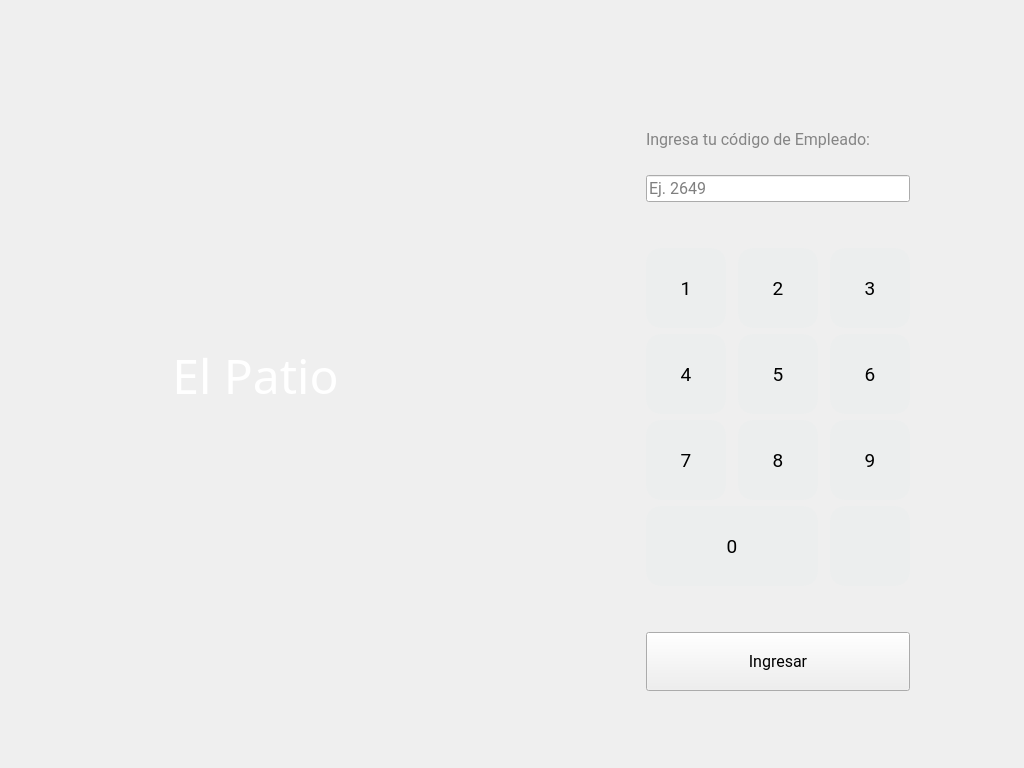
<?xml version="1.0" encoding="UTF-8"?>
<ui version="4.0">
 <class>login</class>
 <widget class="QWidget" name="login">
  <property name="geometry">
   <rect>
    <x>0</x>
    <y>0</y>
    <width>1024</width>
    <height>768</height>
   </rect>
  </property>
  <property name="windowTitle">
   <string>Form</string>
  </property>
  <widget class="QLabel" name="titulo">
   <property name="geometry">
    <rect>
     <x>10</x>
     <y>340</y>
     <width>491</width>
     <height>71</height>
    </rect>
   </property>
   <property name="font">
    <font>
     <family>Bahnschrift Light Condensed</family>
     <pointsize>36</pointsize>
     <weight>3</weight>
     <italic>false</italic>
     <bold>false</bold>
    </font>
   </property>
   <property name="styleSheet">
    <string notr="true">color: rgb(255, 255, 255);
font: 25 36pt &quot;Bahnschrift Light Condensed&quot;;</string>
   </property>
   <property name="text">
    <string>El Patio</string>
   </property>
   <property name="alignment">
    <set>Qt::AlignCenter</set>
   </property>
   <property name="wordWrap">
    <bool>true</bool>
   </property>
  </widget>
  <widget class="QLabel" name="label">
   <property name="geometry">
    <rect>
     <x>0</x>
     <y>0</y>
     <width>512</width>
     <height>768</height>
    </rect>
   </property>
   <property name="text">
    <string/>
   </property>
   <property name="pixmap">
    <pixmap resource="Recursos.qrc">:/iconos/resources/loginImg.jpg</pixmap>
   </property>
   <property name="scaledContents">
    <bool>true</bool>
   </property>
  </widget>
  <widget class="QWidget" name="layoutWidget">
   <property name="geometry">
    <rect>
     <x>640</x>
     <y>110</y>
     <width>279</width>
     <height>581</height>
    </rect>
   </property>
   <layout class="QGridLayout" name="gridLayout">
    <item row="7" column="0">
     <spacer name="verticalSpacer">
      <property name="orientation">
       <enum>Qt::Vertical</enum>
      </property>
      <property name="sizeType">
       <enum>QSizePolicy::Fixed</enum>
      </property>
      <property name="sizeHint" stdset="0">
       <size>
        <width>20</width>
        <height>40</height>
       </size>
      </property>
     </spacer>
    </item>
    <item row="4" column="1">
     <widget class="QPushButton" name="btn5">
      <property name="minimumSize">
       <size>
        <width>80</width>
        <height>80</height>
       </size>
      </property>
      <property name="maximumSize">
       <size>
        <width>80</width>
        <height>80</height>
       </size>
      </property>
      <property name="font">
       <font>
        <family>Roboto</family>
        <pointsize>14</pointsize>
        <weight>50</weight>
        <italic>false</italic>
        <bold>false</bold>
       </font>
      </property>
      <property name="cursor">
       <cursorShape>PointingHandCursor</cursorShape>
      </property>
      <property name="styleSheet">
       <string notr="true">background-color: #ECEEEE;
border-radius: 15px;
font: 14pt &quot;Roboto&quot;;</string>
      </property>
      <property name="text">
       <string>5</string>
      </property>
     </widget>
    </item>
    <item row="3" column="2">
     <widget class="QPushButton" name="btn3">
      <property name="minimumSize">
       <size>
        <width>80</width>
        <height>80</height>
       </size>
      </property>
      <property name="maximumSize">
       <size>
        <width>80</width>
        <height>80</height>
       </size>
      </property>
      <property name="font">
       <font>
        <family>Roboto</family>
        <pointsize>14</pointsize>
        <weight>50</weight>
        <italic>false</italic>
        <bold>false</bold>
       </font>
      </property>
      <property name="cursor">
       <cursorShape>PointingHandCursor</cursorShape>
      </property>
      <property name="styleSheet">
       <string notr="true">background-color: #ECEEEE;
border-radius: 15px;
font: 14pt &quot;Roboto&quot;;</string>
      </property>
      <property name="text">
       <string>3</string>
      </property>
     </widget>
    </item>
    <item row="6" column="2">
     <widget class="QPushButton" name="btnDel">
      <property name="minimumSize">
       <size>
        <width>80</width>
        <height>80</height>
       </size>
      </property>
      <property name="maximumSize">
       <size>
        <width>1000</width>
        <height>1000</height>
       </size>
      </property>
      <property name="font">
       <font>
        <family>Roboto</family>
        <pointsize>14</pointsize>
        <weight>50</weight>
        <italic>false</italic>
        <bold>false</bold>
       </font>
      </property>
      <property name="cursor">
       <cursorShape>PointingHandCursor</cursorShape>
      </property>
      <property name="styleSheet">
       <string notr="true">background-color: #ECEEEE;
border-radius: 15px;
font: 14pt &quot;Roboto&quot;;</string>
      </property>
      <property name="text">
       <string/>
      </property>
      <property name="icon">
       <iconset resource="Recursos.qrc">
        <normaloff>:/iconos/resources/flecha_izq.PNG</normaloff>:/iconos/resources/flecha_izq.PNG</iconset>
      </property>
     </widget>
    </item>
    <item row="4" column="0">
     <widget class="QPushButton" name="btn4">
      <property name="minimumSize">
       <size>
        <width>80</width>
        <height>80</height>
       </size>
      </property>
      <property name="maximumSize">
       <size>
        <width>80</width>
        <height>80</height>
       </size>
      </property>
      <property name="font">
       <font>
        <family>Roboto</family>
        <pointsize>14</pointsize>
        <weight>50</weight>
        <italic>false</italic>
        <bold>false</bold>
       </font>
      </property>
      <property name="cursor">
       <cursorShape>PointingHandCursor</cursorShape>
      </property>
      <property name="styleSheet">
       <string notr="true">background-color: #ECEEEE;
border-radius: 15px;
font: 14pt &quot;Roboto&quot;;</string>
      </property>
      <property name="text">
       <string>4</string>
      </property>
     </widget>
    </item>
    <item row="3" column="1">
     <widget class="QPushButton" name="btn2">
      <property name="minimumSize">
       <size>
        <width>80</width>
        <height>80</height>
       </size>
      </property>
      <property name="maximumSize">
       <size>
        <width>80</width>
        <height>80</height>
       </size>
      </property>
      <property name="font">
       <font>
        <family>Roboto</family>
        <pointsize>14</pointsize>
        <weight>50</weight>
        <italic>false</italic>
        <bold>false</bold>
       </font>
      </property>
      <property name="cursor">
       <cursorShape>PointingHandCursor</cursorShape>
      </property>
      <property name="styleSheet">
       <string notr="true">background-color: #ECEEEE;
border-radius: 15px;
font: 14pt &quot;Roboto&quot;;</string>
      </property>
      <property name="text">
       <string>2</string>
      </property>
     </widget>
    </item>
    <item row="8" column="0" colspan="3">
     <widget class="QPushButton" name="btnPrimario">
      <property name="minimumSize">
       <size>
        <width>0</width>
        <height>0</height>
       </size>
      </property>
      <property name="maximumSize">
       <size>
        <width>456565</width>
        <height>45656</height>
       </size>
      </property>
      <property name="font">
       <font>
        <family>Roboto</family>
        <pointsize>12</pointsize>
       </font>
      </property>
      <property name="cursor">
       <cursorShape>PointingHandCursor</cursorShape>
      </property>
      <property name="styleSheet">
       <string notr="true"/>
      </property>
      <property name="text">
       <string>Ingresar</string>
      </property>
     </widget>
    </item>
    <item row="5" column="1">
     <widget class="QPushButton" name="btn8">
      <property name="minimumSize">
       <size>
        <width>80</width>
        <height>80</height>
       </size>
      </property>
      <property name="maximumSize">
       <size>
        <width>80</width>
        <height>80</height>
       </size>
      </property>
      <property name="font">
       <font>
        <family>Roboto</family>
        <pointsize>14</pointsize>
        <weight>50</weight>
        <italic>false</italic>
        <bold>false</bold>
       </font>
      </property>
      <property name="cursor">
       <cursorShape>PointingHandCursor</cursorShape>
      </property>
      <property name="styleSheet">
       <string notr="true">background-color: #ECEEEE;
border-radius: 15px;
font: 14pt &quot;Roboto&quot;;
</string>
      </property>
      <property name="text">
       <string>8</string>
      </property>
     </widget>
    </item>
    <item row="6" column="0" colspan="2">
     <widget class="QPushButton" name="btn0">
      <property name="minimumSize">
       <size>
        <width>80</width>
        <height>80</height>
       </size>
      </property>
      <property name="maximumSize">
       <size>
        <width>1000</width>
        <height>1000</height>
       </size>
      </property>
      <property name="font">
       <font>
        <family>Roboto</family>
        <pointsize>14</pointsize>
        <weight>50</weight>
        <italic>false</italic>
        <bold>false</bold>
       </font>
      </property>
      <property name="cursor">
       <cursorShape>PointingHandCursor</cursorShape>
      </property>
      <property name="styleSheet">
       <string notr="true">background-color: #ECEEEE;
border-radius: 15px;
font: 14pt &quot;Roboto&quot;;</string>
      </property>
      <property name="text">
       <string>0</string>
      </property>
     </widget>
    </item>
    <item row="5" column="0">
     <widget class="QPushButton" name="btn7">
      <property name="minimumSize">
       <size>
        <width>80</width>
        <height>80</height>
       </size>
      </property>
      <property name="maximumSize">
       <size>
        <width>80</width>
        <height>80</height>
       </size>
      </property>
      <property name="font">
       <font>
        <family>Roboto</family>
        <pointsize>14</pointsize>
        <weight>50</weight>
        <italic>false</italic>
        <bold>false</bold>
       </font>
      </property>
      <property name="cursor">
       <cursorShape>PointingHandCursor</cursorShape>
      </property>
      <property name="styleSheet">
       <string notr="true">background-color: #ECEEEE;
border-radius: 15px;
font: 14pt &quot;Roboto&quot;;</string>
      </property>
      <property name="text">
       <string>7</string>
      </property>
     </widget>
    </item>
    <item row="1" column="0" colspan="3">
     <widget class="QLineEdit" name="lineEdit_Entrada">
      <property name="font">
       <font>
        <family>Roboto</family>
        <pointsize>12</pointsize>
       </font>
      </property>
      <property name="styleSheet">
       <string notr="true"/>
      </property>
      <property name="maxLength">
       <number>3</number>
      </property>
      <property name="readOnly">
       <bool>true</bool>
      </property>
      <property name="placeholderText">
       <string>Ej. 2649</string>
      </property>
     </widget>
    </item>
    <item row="3" column="0">
     <widget class="QPushButton" name="btn1">
      <property name="minimumSize">
       <size>
        <width>80</width>
        <height>80</height>
       </size>
      </property>
      <property name="maximumSize">
       <size>
        <width>80</width>
        <height>80</height>
       </size>
      </property>
      <property name="font">
       <font>
        <family>Roboto</family>
        <pointsize>14</pointsize>
        <weight>50</weight>
        <italic>false</italic>
        <bold>false</bold>
       </font>
      </property>
      <property name="cursor">
       <cursorShape>PointingHandCursor</cursorShape>
      </property>
      <property name="styleSheet">
       <string notr="true">background-color: #ECEEEE;
border-radius: 15px;
font: 14pt &quot;Roboto&quot;;</string>
      </property>
      <property name="text">
       <string>1</string>
      </property>
     </widget>
    </item>
    <item row="5" column="2">
     <widget class="QPushButton" name="btn9">
      <property name="minimumSize">
       <size>
        <width>80</width>
        <height>80</height>
       </size>
      </property>
      <property name="maximumSize">
       <size>
        <width>80</width>
        <height>80</height>
       </size>
      </property>
      <property name="font">
       <font>
        <family>Roboto</family>
        <pointsize>14</pointsize>
        <weight>50</weight>
        <italic>false</italic>
        <bold>false</bold>
       </font>
      </property>
      <property name="cursor">
       <cursorShape>PointingHandCursor</cursorShape>
      </property>
      <property name="styleSheet">
       <string notr="true">background-color: #ECEEEE;
border-radius: 15px;
font: 14pt &quot;Roboto&quot;;</string>
      </property>
      <property name="text">
       <string>9</string>
      </property>
     </widget>
    </item>
    <item row="4" column="2">
     <widget class="QPushButton" name="btn6">
      <property name="minimumSize">
       <size>
        <width>80</width>
        <height>80</height>
       </size>
      </property>
      <property name="maximumSize">
       <size>
        <width>80</width>
        <height>80</height>
       </size>
      </property>
      <property name="font">
       <font>
        <family>Roboto</family>
        <pointsize>14</pointsize>
        <weight>50</weight>
        <italic>false</italic>
        <bold>false</bold>
       </font>
      </property>
      <property name="cursor">
       <cursorShape>PointingHandCursor</cursorShape>
      </property>
      <property name="styleSheet">
       <string notr="true">background-color: #ECEEEE;
border-radius: 15px;
font: 14pt &quot;Roboto&quot;;</string>
      </property>
      <property name="text">
       <string>6</string>
      </property>
     </widget>
    </item>
    <item row="0" column="0" colspan="3">
     <widget class="QLabel" name="fecha_2">
      <property name="font">
       <font>
        <family>Roboto</family>
        <pointsize>12</pointsize>
        <weight>50</weight>
        <bold>false</bold>
       </font>
      </property>
      <property name="styleSheet">
       <string notr="true">color: rgb(133, 133, 133);</string>
      </property>
      <property name="text">
       <string>Ingresa tu código de Empleado:</string>
      </property>
      <property name="alignment">
       <set>Qt::AlignLeading|Qt::AlignLeft|Qt::AlignVCenter</set>
      </property>
      <property name="wordWrap">
       <bool>true</bool>
      </property>
     </widget>
    </item>
    <item row="2" column="0">
     <spacer name="verticalSpacer_2">
      <property name="orientation">
       <enum>Qt::Vertical</enum>
      </property>
      <property name="sizeType">
       <enum>QSizePolicy::Fixed</enum>
      </property>
      <property name="sizeHint" stdset="0">
       <size>
        <width>20</width>
        <height>40</height>
       </size>
      </property>
     </spacer>
    </item>
   </layout>
   <zorder>btn5</zorder>
   <zorder>btn3</zorder>
   <zorder>btnDel</zorder>
   <zorder>btn4</zorder>
   <zorder>btn2</zorder>
   <zorder>btnPrimario</zorder>
   <zorder>btn8</zorder>
   <zorder>btn7</zorder>
   <zorder>lineEdit_Entrada</zorder>
   <zorder>btn9</zorder>
   <zorder>btn6</zorder>
   <zorder>fecha_2</zorder>
   <zorder>btn0</zorder>
   <zorder>btn1</zorder>
  </widget>
  <zorder>label</zorder>
  <zorder>titulo</zorder>
  <zorder>layoutWidget</zorder>
 </widget>
 <resources>
  <include location="Recursos.qrc"/>
 </resources>
 <connections/>
</ui>
